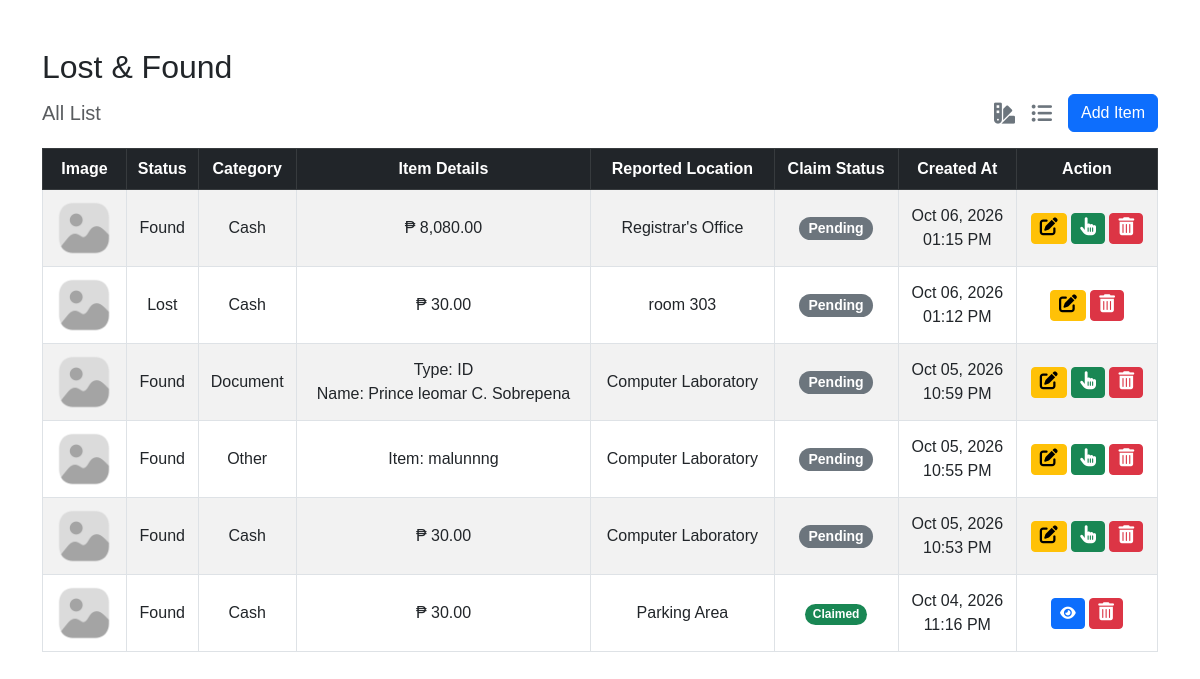
The app's page /adminOriginals/adminLostFoundList.php (signed in) with its own data.
### tables this page shows
CREATE TABLE `lost_found` (
  `id` int(11) NOT NULL,
  `category` enum('Cash','Gadget','Document','Other') NOT NULL,
  `status` enum('Lost','Found') NOT NULL,
  `reported_location` varchar(255) DEFAULT NULL,
  `email` varchar(100) DEFAULT NULL,
  `image` varchar(255) DEFAULT 'default.jpg',
  `reporter_role` enum('Student','Faculty','Visitor / Guest','Anonymous') DEFAULT NULL,
  `reporter_name` varchar(150) DEFAULT NULL,
  `reporter_id` varchar(50) DEFAULT NULL,
  `reporter_year` varchar(50) DEFAULT NULL,
  `reporter_department` enum('BSA','CRIM','EDUC','HMTM','IT','RAD TECH / MED TECH') DEFAULT NULL,
  `cash_amount` decimal(10,2) DEFAULT NULL,
  `gadget_type` enum('Cell Phone','Laptop','Tablet','Smart watches','Audio Gadgets') DEFAULT NULL,
  `gadget_brand` varchar(100) DEFAULT NULL,
  `gadget_color` varchar(100) DEFAULT NULL,
  `gadget_description` text DEFAULT NULL,
  `document_type` varchar(100) DEFAULT NULL,
  `document_name` varchar(100) DEFAULT NULL,
  `other_title` varchar(150) DEFAULT NULL,
  `other_description` text DEFAULT NULL,
  `created_by` int(11) DEFAULT NULL,
  `edited_by` int(11) DEFAULT NULL,
  `edited_at` datetime DEFAULT NULL,
  `released_by` int(11) DEFAULT NULL,
  `resolved_by` int(11) DEFAULT NULL,
  `is_claimed` tinyint(1) DEFAULT 0,
  `claimed_by` varchar(255) DEFAULT NULL,
  `claimed_id` varchar(255) DEFAULT NULL,
  `claimed_email` varchar(255) DEFAULT NULL,
  `claimed_contact` varchar(255) DEFAULT NULL,
  `claimed_department` enum('BSA','CRIM','EDUC','HMTM','IT','RAD TECH / MED TECH','FACULTY','VISITOR / GUEST') DEFAULT NULL,
  `claimed_address` varchar(255) DEFAULT NULL,
  `claimed_date` datetime DEFAULT NULL,
  `created_at` timestamp NOT NULL DEFAULT current_timestamp(),
  `is_resolved` tinyint(1) DEFAULT 0,
  `resolved_at` datetime DEFAULT NULL,
  `renewed_at` datetime DEFAULT NULL,
  `renewed_by` int(11) DEFAULT NULL
);

### adminOriginals/adminLostFoundList.php (the view, shortened to what this page needs)
<?php
include '../config/db.php';
$result = $conn->query("SELECT * FROM lost_found ORDER BY created_at DESC");
?>
<!DOCTYPE html>
<html>
<head>
<link rel="stylesheet" href="https://cdn.jsdelivr.net/npm/bootstrap@5.3.0/dist/css/bootstrap.min.css">
<link rel="stylesheet" href="https://cdn.jsdelivr.net/npm/bootstrap-icons@1.11.3/font/bootstrap-icons.min.css">
<link rel="stylesheet" href="https://cdnjs.cloudflare.com/ajax/libs/font-awesome/6.5.1/css/all.min.css">
</head>
<body>
    <div class="container py-5">
        <h2>Lost & Found</h2>
        <div class="d-flex justify-content-between align-items-center mb-3">
            <p class="fs-5 text-muted mb-0">All List</p>
            <div class="d-flex align-items-center gap-3">
                <a href="adminLostFoundMatches.php" class="icon-link ms-2">
                <i class="fa-solid fa-swatchbook"></i>
                </a>
                <a href="adminLostFoundMatches.php" class="icon-link">
                    <i class="fa-solid fa-list-ul"></i>
                </a>
                <a href="adminLostFoundCreate.php" class="btn  btn-primary">
                    Add Item
                </a>
            </div>
        </div>
        <div class="table-responsive">
            <table class="table table-bordered table-striped align-middle" >
                <thead class="table-dark text-center">
                    <tr>
                        <th>Image</th>
                        <th>Status</th>
                        <th>Category</th>
                        <th>Item Details</th>
                        <th>Reported Location</th>
                        <th>Claim Status</th>
                        <th>Created At</th>
                        <th>Action</th>
                    </tr>
                </thead>
                <tbody class="text-center">
                <?php while($row = $result->fetch_assoc()): ?>
                <?php
                    $itemDetails = '-';
                    if ($row['category'] === 'Cash') {
                        $itemDetails =
                            '₱ ' . number_format($row['cash_amount'], 2);
                    }
                    elseif ($row['category'] === 'Gadget') {
                        $itemDetails =
                            'Type: ' . ($row['gadget_type'] ?? '-') . '<br>' .
                            'Brand: ' . ($row['gadget_brand'] ?? '-') . '<br>' .
                            'Color: ' . ($row['gadget_color'] ?? '-') . '<br>' .
                            'Features: ' . ($row['gadget_features'] ?? '-');
                    }
                    elseif ($row['category'] === 'Document') {
                        $itemDetails =
                            'Type: ' . ($row['document_type'] ?? '-') . '<br>' .
                            'Name: ' . ($row['document_name'] ?? '-');
                    }
                    elseif ($row['category'] === 'Other') {
                        $itemDetails =
                            'Item: ' . ($row['other_description'] ?? '-');
                    }
                ?>
                <tr>
                    <td>
                        <img src="../uploads/<?= $row['image'] ?>" width="60">
                    </td>
                    <td><?= $row['status'] ?></td>
                    <td><?= $row['category'] ?></td>
                    <td><?= $itemDetails ?></td>
                    <td><?= $row['reported_location'] ?></td>
                    <td>
                        <?php
                        if($row['is_claimed']){
                            echo '<span class="badge bg-success rounded-5"> Claimed </span>';
                        }
                        elseif($row['is_resolved']){
                            echo '<span class="badge bg-purple rounded-5"> Resolved </span>';
                        }
                        else{
                            echo '<span class="badge bg-secondary rounded-5"  style="font-size: 14px; "> Pending </span>';
                        }
                        ?>
                    </td>
                    <td>
                        <?= date('M d, Y', strtotime($row['created_at'])) ?>
                        <br>
                        <?= date('h:i A', strtotime($row['created_at'])) ?>
                    </td>
                    <td>
                        <?php if (!$row['is_claimed'] && !$row['is_resolved']): ?>
                            <a href="adminLostFoundUpdate.php?id=<?= $row['id'] ?>"
                                class="btn btn-warning btn-sm">
                                <i class="fa-solid fa-pen-to-square text-black" style="font-size: 18px"></i>
                            </a>
                        <?php endif; ?>
                        <?php if ($row['status'] === 'Found' && !$row['is_claimed'] && !$row['is_resolved']): ?>
                            <a href="adminLostFoundClaim.php?id=<?= $row['id'] ?>"
                                class="btn btn-success btn-sm">
                                <i class="fa-solid fa-hand-pointer" style="font-size: 18px"></i>
                            </a>
                        <?php endif; ?>
                        <?php if ($row['is_claimed']): ?>
                            <a href="adminLostFoundView.php?id=<?= $row['id'] ?>"
                                class="btn btn-primary btn-sm">
                                <i class="fa-solid fa-eye" style="color: white"></i>
                            </a>
                        <?php endif; ?>
                        <form method="POST" action="adminLostFoundDelete.php" style="display:inline;">
                            <button class="btn btn-danger btn-sm" onclick="return confirm('Delete?')"> <i class="fa-solid fa-trash-can" style="font-size: 18px"></i></button>
                        </form>
                    </td>
                </tr>
                <?php endwhile; ?>
                </tbody>
            </table>
        </div>
    </div>
</body>
</html>

### adminOriginals/adminLostFoundList.php (style rules this page uses)
* { margin:0; padding:0; box-sizing:border-box; }
body { font-family:Arial, sans-serif; overflow-x:hidden; }
table { white-space: nowrap; }
.table-responsive { overflow-x: auto; }
.icon-link { font-size: 21px; color: #6c757d; cursor: pointer; text-decoration: none; display: inline-flex; align-items: center; justify-content: center; background: transparent; border: none; padding: 0; }

### records on screen
lost_found: image (placeholder picture), status "Found", category "Cash", cash_amount "₱ 8,080.00", reported_location "Registrar's Office", is_claimed "Pending", created_at "Oct 06, 2026", created_at "01:15 PM"
lost_found: image (placeholder picture), status "Lost", category "Cash", cash_amount "₱ 30.00", reported_location "room 303", is_claimed "Pending", created_at "Oct 06, 2026", created_at "01:12 PM"
lost_found: image (placeholder picture), status "Found", category "Document", document_type "ID", document_name "Prince leomar C. Sobrepena", reported_location "Computer Laboratory", is_claimed "Pending", created_at "Oct 05, 2026", created_at "10:59 PM"
lost_found: image (placeholder picture), status "Found", category "Other", other_description "Item: malunnng", reported_location "Computer Laboratory", is_claimed "Pending", created_at "Oct 05, 2026", created_at "10:55 PM"
lost_found: image (placeholder picture), status "Found", category "Cash", cash_amount "₱ 30.00", reported_location "Computer Laboratory", is_claimed "Pending", created_at "Oct 05, 2026", created_at "10:53 PM"
lost_found: image (placeholder picture), status "Found", category "Cash", cash_amount "₱ 30.00", reported_location "Parking Area", is_claimed "Claimed", created_at "Oct 04, 2026", created_at "11:16 PM"
